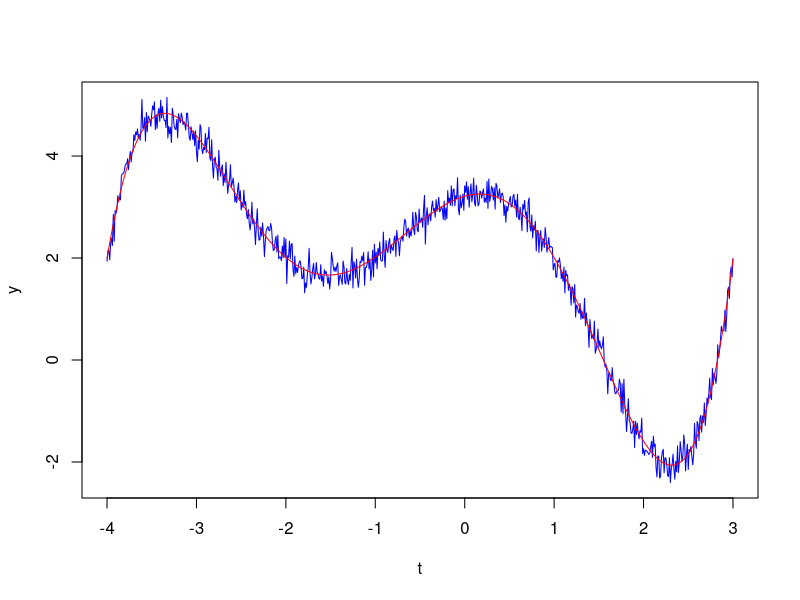
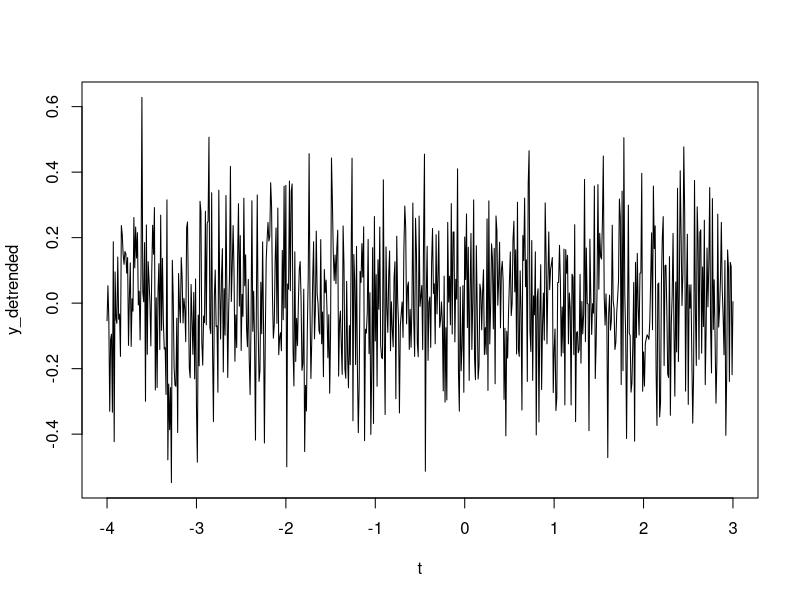

R code for these plots, in order:
### LINEAR REGRESSION STANDALONE ##########################################################
### Ro Neumann, 2015 ###########################################################

### INPUT: Time series with first column = time, 2nd  = data
### OUTPUT: trendline --> 1 column matrix, data values
###         y_detrended --> 1 column matrix, data values


data=read.table("Exercise3-3.txt", sep=" ")

t = as.numeric(unlist(data[1]))
y = as.numeric(unlist(data[2]))

lengthX = length(t)

#entries = matrix(1,nrow = length(t), ncol = 1)

A = matrix(1, nrow = lengthX, ncol = 6)

A [,1] = t^5
A[,2] = t^4
A[,3] = t^3
A[,4] = t^2
A[,5] = t
# Assumign P = I


# N = A'PA
N=t(A)%*%A  

#n=(A'*y)
n = t(A) %*% y

Qxx = solve(N)

#x=Qxx*n

x=Qxx%*%n

# Redundancy
r = length(y)-length(x)

#Residuals
v = (A%*%x)-y

# St.dev. of unknowns from  vtv, s_0, S_XX
vTPv = t(v) %*% v
s_0_2 = vTPv/r
s0 = s_0_2[1] # Due to numerical problem: is assigned as matrix, not scalar
S_XX= s0 * Qxx
sX = sqrt(diag(S_XX))


# Trendline
trendline= x[1]*t^5+x[2]*t^4+x[3]*t^3+x[4]*t^2+x[5]*t+x[6];


# Detrending the data
y_detrended = y-trendline; 


# PLOT Original data and trendline
plot(t,y,type="l",col="blue")
lines(t,trendline, col="red") 

# PLOT detrended data in new window
plot(t,y_detrended,type="l",col="black")
